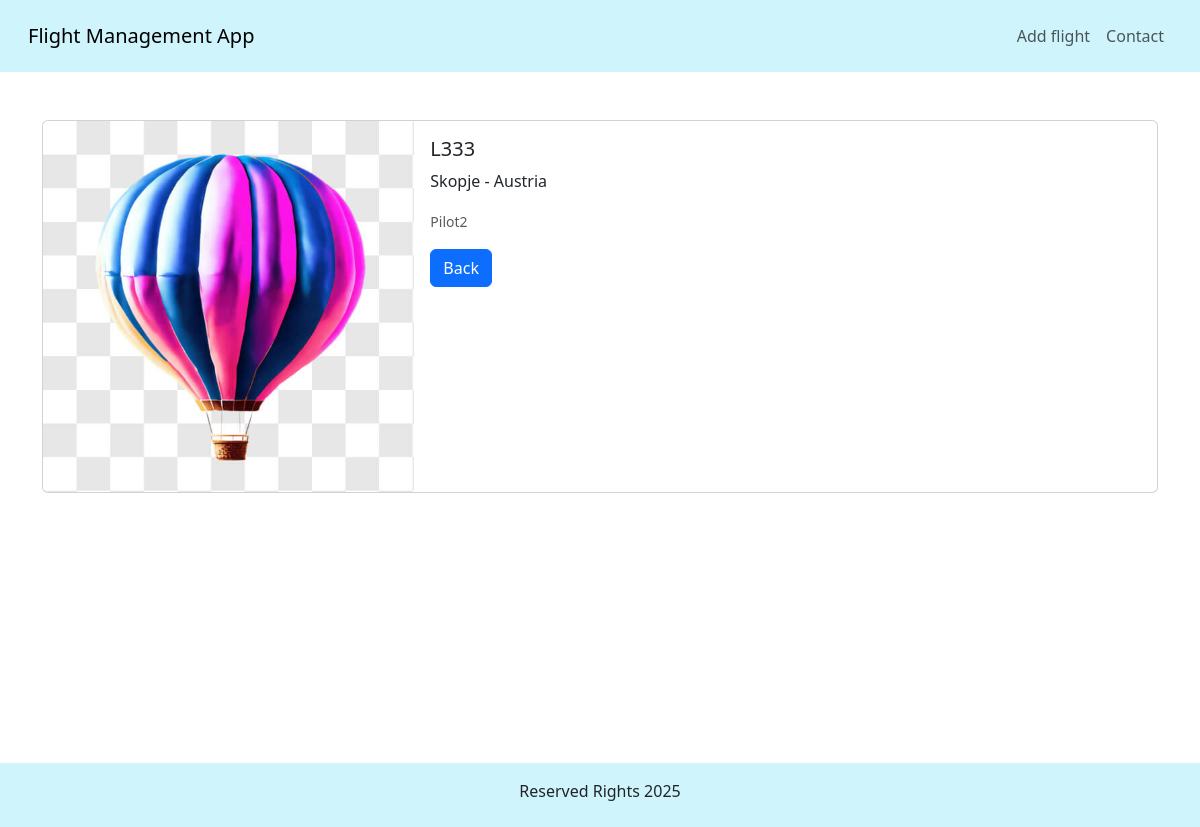
Screenshot of /details/3 with the database file from the repository.
### application/models.py (models this page shows, shortened)
class Flight(models.Model):
    flight_number = models.CharField(max_length=50, unique=True)
    take_off_airport = models.CharField(max_length=50)
    landing_airport = models.CharField(max_length=50)
    user = models.ForeignKey(User, on_delete=models.CASCADE)
    image = models.ImageField(upload_to='flights/')
    balloon = models.ForeignKey(Balloon, on_delete=models.CASCADE)
    pilot = models.ForeignKey(Pilot, on_delete=models.CASCADE)
    airline = models.ForeignKey(Airline, on_delete=models.CASCADE)

class Pilot(models.Model):
    RANK_CHOICES = [
        ("J", "Junior"),
        ("I", "Intermediate"),
        ("S", "Senior")
    ]
    name = models.CharField(max_length=50)
    surname = models.CharField(max_length=50)
    birth_year = models.IntegerField()
    flight_hours = models.FloatField()
    rank = models.CharField(max_length=1, choices=RANK_CHOICES)

### application/views.py (the view)
# urls.py: path('details/<flight_id>', FlightApplicationViews.details, name='details'),
def details(request, flight_id):
    flight = Flight.objects.filter(id = flight_id).first()
    return render(request, 'details.html', {'flight': flight})

### templates/details.html
{% extends 'base.html' %}
{% load static %}
{% block content %}
    <div class="container mt-5" style="margin-bottom: 270px">
        <div class="card mb-3" style="">
            <div class="row g-0">
                <div class="col-md-4">
                    <img src="{{flight.image.url}}" class="img-fluid rounded-start" alt="flight">
                </div>
                <div class="col-md-8">
                    <div class="card-body">
                        <h5 class="card-title">{{ flight.flight_number }}</h5>
                        <p class="card-text">{{ flight.take_off_airport }} - {{ flight.landing_airport }}</p>
                        <p class="card-text"><small class="text-body-secondary">{{ flight.pilot.name }}</small></p>
                        <a href="{% url 'index' %}" class="btn btn-primary">Back</a>
                    </div>
                </div>
            </div>
        </div>
    </div>
{%  endblock %}

### rows the page displays
Flight: image (picture), flight_number "L333", take_off_airport "Skopje", landing_airport "Austria", pilot.name "Pilot2"
